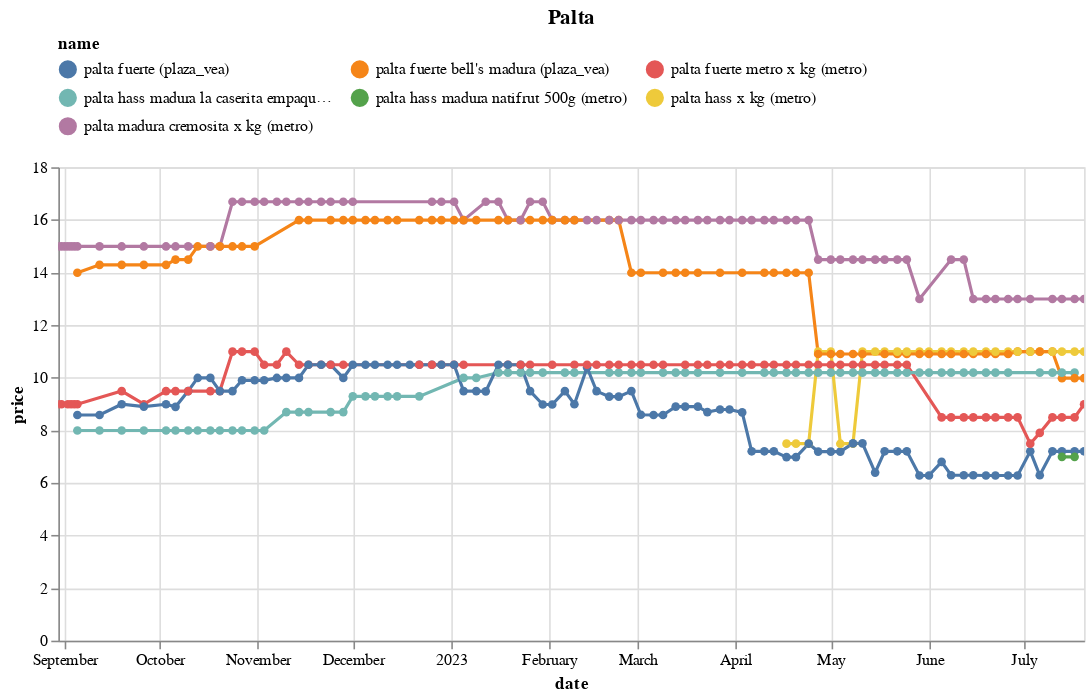

The cell this chart's notebook holds for it:
### Code cell
(df
 .loc[df.name.isin(names)]
 .pipe(alt.Chart)
 .mark_line(point=True)
 .encode(x='date', y='price', color='name', tooltip=['name','price'])
 .properties(width=650, title='Palta')
 .interactive()
 .configure_legend(orient='top', columns=3)
)

### Figure 1 — Vega-Lite specification as saved in the notebook (floating-point values rounded to 4 significant figures; data arrays with more than 128 entries replaced by an {"elided": "..."} marker saying what was removed)
{"config": {"view": {"continuousWidth": 300, "continuousHeight": 300}, "legend": {"columns": 3, "orient": "top"}}, "data": {"name": "data-3375f1b3bbce2ab2bfee6ce25b0c31a2"}, "mark": {"type": "line", "point": true}, "encoding": {"color": {"field": "name", "type": "nominal"}, "tooltip": [{"field": "name", "type": "nominal"}, {"field": "price", "type": "quantitative"}], "x": {"field": "date", "type": "temporal"}, "y": {"field": "price", "type": "quantitative"}}, "params": [{"name": "param_14", "select": {"type": "interval", "encodings": ["x", "y"]}, "bind": "scales"}], "title": "Palta", "width": 650, "$schema": "https://vega.github.io/schema/vega-lite/v5.8.0.json", "datasets": {"data-3375f1b3bbce2ab2bfee6ce25b0c31a2": {"elided": "424 records"}}}
